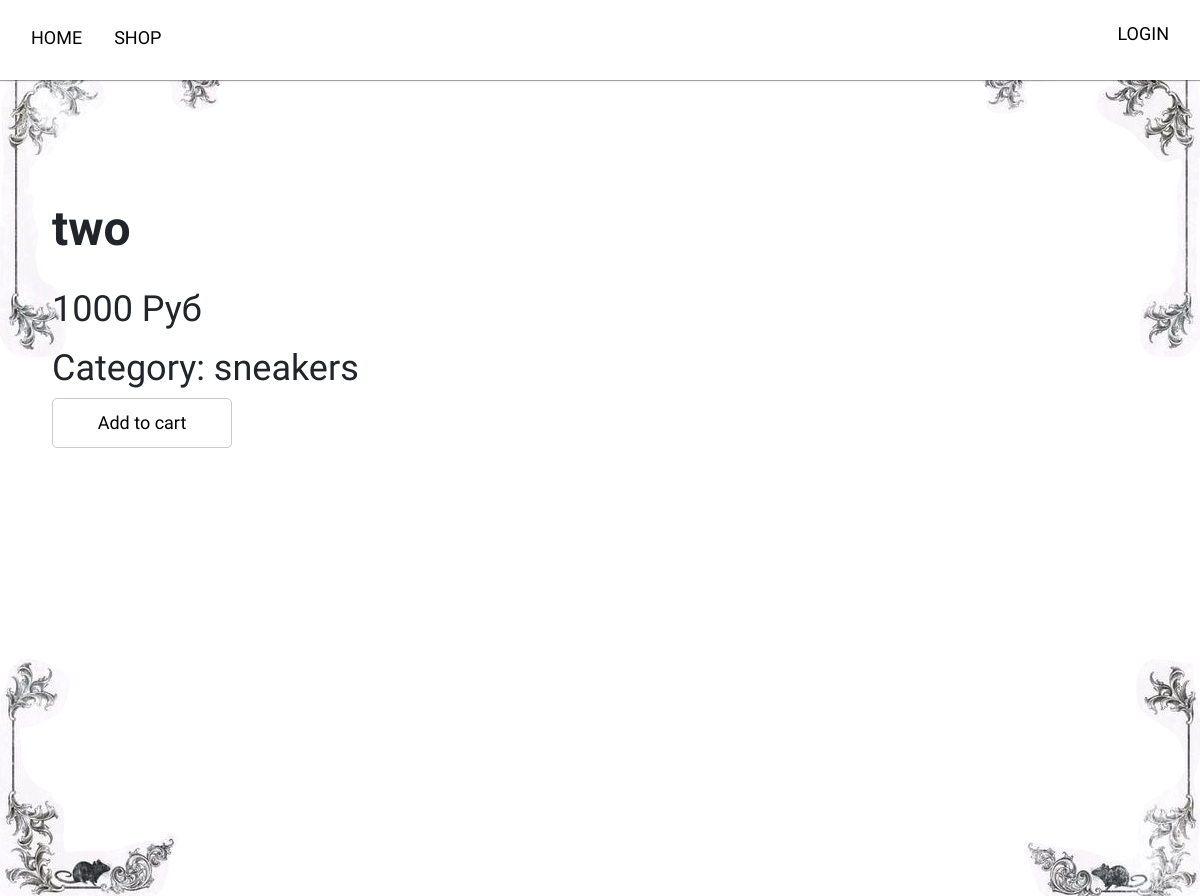
Page /product_card/two on the earlier database version.
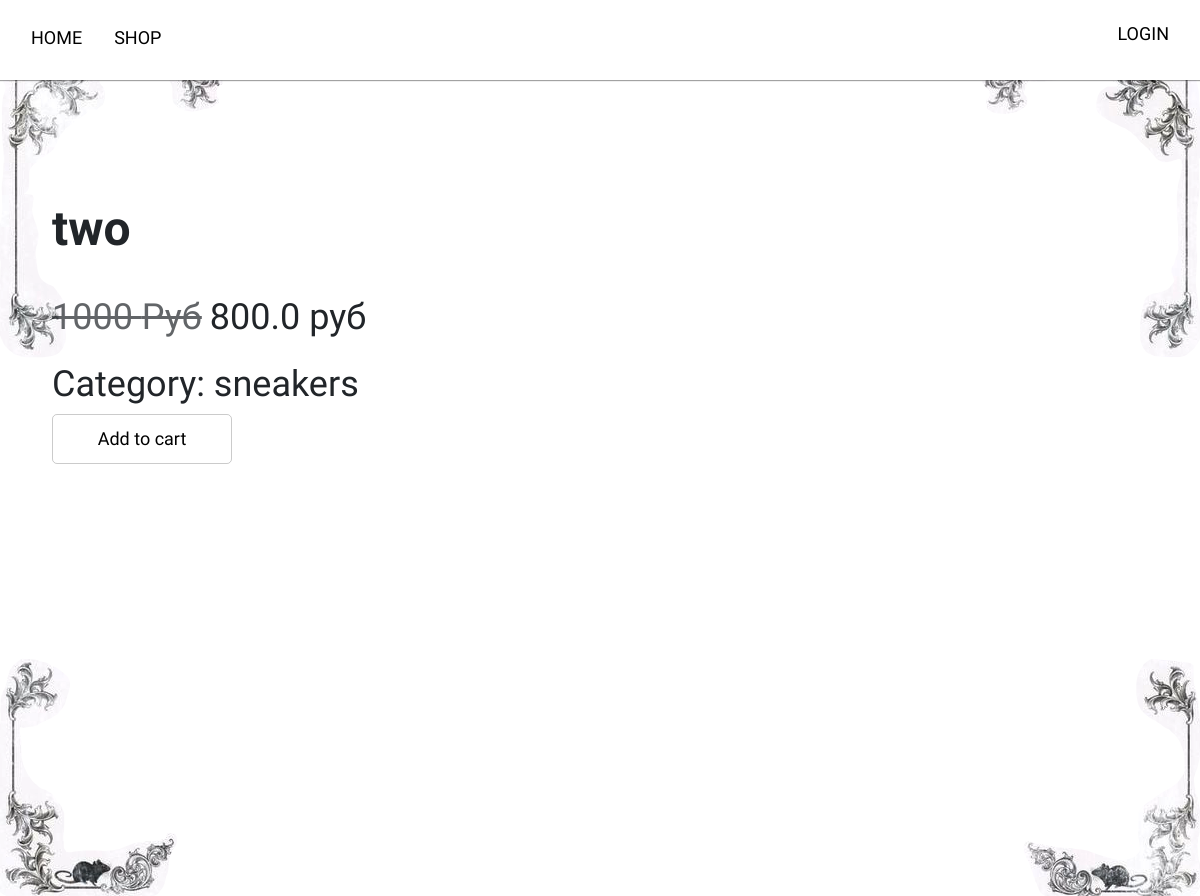
Same page on the later database version.
### data/product.py (models this page shows)
class Product(SqlAlchemyBase,SerializerMixin):
    __tablename__ = 'products'
    id = sqlalchemy.Column(sqlalchemy.Integer,
                           primary_key=True, autoincrement=True)
    title = sqlalchemy.Column(sqlalchemy.String, nullable=True)
    price = sqlalchemy.Column(sqlalchemy.Integer, nullable=True)
    category = sqlalchemy.Column(sqlalchemy.String, nullable=True)
    description = sqlalchemy.Column(sqlalchemy.String, nullable=True)
    discount = sqlalchemy.Column(sqlalchemy.Integer, nullable=True)
    created_date = sqlalchemy.Column(sqlalchemy.DateTime,
                                     default=datetime.datetime.now)
    quantity = sqlalchemy.Column(sqlalchemy.Integer, nullable=True)
    is_popular = sqlalchemy.Column(sqlalchemy.Boolean, default=True)
    image = sqlalchemy.Column(sqlalchemy.BLOB, nullable=True)
    user_id = sqlalchemy.Column(sqlalchemy.Integer,
                                sqlalchemy.ForeignKey("users.id"))
    user = orm.relationship('User')
    categories = orm.relationship("Category",
                                  secondary="association",
                                  backref="work")

### server.py (the view)
@app.route('/product_card/<name>')
def product_card(name):
    db_sess = db_session.create_session()
    work = db_sess.query(Product)
    names = ""
    for titl in work:
        if titl.title == name:
            names = titl
    return render_template('detail.html', product=names)

### data/db_session.py (called while the page is built)
def create_session() -> Session:
    global __factory
    return __factory()

### server.py (called while the page is built)
def calculate_discount(price, discount):
    if discount and discount > 0:
        return price * (1 - discount/100)
    return price

@app.template_filter('price_discount')
def price_discount_filter(price, discount):
    return calculate_discount(price, discount)

### templates/detail.html (shortened to what this page needs)
{% extends 'base.html' %}
{% block content %}
    <div class="detail-product d-flex">
        <div class="detail-description">
            <h2>{{ product.title }}</h2>
            <h3>{% if product.discount != 0 %}
                        <div class="cart-discount d-flex gap-2">
                            <p class="line">{{ product.price }} Руб</p>
                            <p>{{ product.price | price_discount(product.discount) }} руб</p>
                        </div>
                    {% else %}
                        <p class="cart-discount">{{ product.price }} Руб</p>
                    {% endif %}</h3>
            <h3>Category: {{ product.category }}</h3>
            <a href="#" class="cart-btn d-flex align-items-center justify-content-center">Add to cart</a>
        </div>
    </div>
{% endblock content %}

### templates/base.html (shortened to what this page needs)
<!DOCTYPE html>
<html lang="en">
<head>
    <link href="https://cdn.jsdelivr.net/npm/bootstrap@5.3.5/dist/css/bootstrap.min.css" rel="stylesheet">
    <link rel="stylesheet" href="{{ url_for('static', filename='css/base.css') }}">
</head>
<body>
    <header class="header sticky-top">
        <div class="header-container d-flex">
            <navbar class="header-nav pt-4">
                <ul class="header-list d-flex">
                    <li>
                        <a href="/iblan" class="nav-a m-3">Home</a>
                    </li>
                    <li>
                        <a href="/shop" class="nav-a m-3">Shop</a>
                    </li>
                </ul>
            </navbar>
            <div class="header-profile">
                <a href="#" class="m-3">LOGIN</a>
            </div>
        </div>
    </header>
    <div class="container">
        {% block content %}
        {% endblock content %}
    </div>
    <img src="{{ url_for('static', filename='img/frame1.png') }}" class="frame1" alt="">
    <img src="{{ url_for('static', filename='img/frame2.png') }}" class="frame2" alt="">
    <img src="{{ url_for('static', filename='img/frame3.png') }}" class="frame3" alt="">
    <img src="{{ url_for('static', filename='img/frame4.png') }}" class="frame4" alt="">
</body>
</html>

### static/css/base.css (style rules this page uses)
:root { --box-shadow: 0px 1px 1px rgba(0, 0, 0, 0.363); }
body { font-family: "Carrois Gothic", sans-serif; font-size: 18px; padding: 0; margin: 0; overflow-x: hidden; }
ul { list-style: none; padding: 0; }
a { text-decoration: none; color: #000; }
h2 { font-size: 48px; font-weight: 600; }
h3 { font-size: 36px; }
.header { height: 80px; background-color: #fff; box-shadow: var(--box-shadow); }
.header-list { text-transform: uppercase; }
.header-container { box-sizing: border-box; max-width: 1400px; margin: 0 auto; justify-content: space-between; padding: 0 15px; align-items: center; }
.container { box-sizing: border-box; max-width: 1600px; margin: 0 auto; }
.frame1 { position: absolute; right: -0.5%; bottom: 60%; z-index: -1; }
.frame2 { position: absolute; left: -0.5%; bottom: 60%; z-index: -1; }
.frame3 { position: absolute; left: -0.3%; top: 73.4%; z-index: -1; }
.frame4 { position: absolute; right: -0.3%; top: 73.4%; z-index: -1; }
.detail-product { margin-top: 80px; }
.detail-description { margin-left: 40px; margin-top: 40px; }
.detail-description p { margin-top: 30px; max-width: 700px; }
.line { opacity: 0.7; text-decoration: line-through; font-weight: 300; }
.cart-btn { width: 180px; height: 50px; border: 1px solid #000; border-radius: 5px; margin-top: 20px; }
.cart-btn { display: flex; align-items: center; justify-content: center; width: 180px; height: 50px; border: 1px solid #00000034; border-radius: 5px; margin: 0; transition: all 0.5s ease; }

Differences in the rows shown:
changed Product "two": discount 0 → 20 (drawn); price (not shown) → "800.0"
Other differences:
text now shown: "руб"
